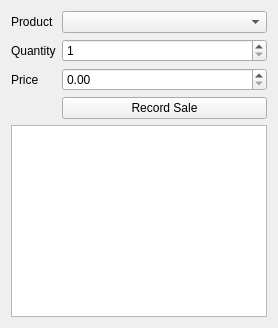
<?xml version="1.0" encoding="UTF-8"?>
<ui version="4.0">
 <class>SalesPage</class>
 <widget class="QWidget" name="SalesPage">
  <layout class="QVBoxLayout" name="verticalLayout">
   <item>
    <layout class="QFormLayout" name="formLayout">
     <item row="0" column="0"><widget class="QLabel" name="labelProduct"><property name="text"><string>Product</string></property></widget></item>
     <item row="0" column="1"><widget class="QComboBox" name="comboProduct"/></item>
     <item row="1" column="0"><widget class="QLabel" name="labelQty"><property name="text"><string>Quantity</string></property></widget></item>
     <item row="1" column="1"><widget class="QSpinBox" name="spinQty"><property name="minimum"><number>1</number></property></widget></item>
     <item row="2" column="0"><widget class="QLabel" name="labelPrice"><property name="text"><string>Price</string></property></widget></item>
     <item row="2" column="1"><widget class="QDoubleSpinBox" name="spinPrice"><property name="maximum"><double>1000000.0</double></property><property name="decimals"><number>2</number></property></widget></item>
     <item row="3" column="1"><widget class="QPushButton" name="btnRecord"><property name="text"><string>Record Sale</string></property></widget></item>
    </layout>
   </item>
   <item>
    <widget class="QTableWidget" name="tableSales"/>
   </item>
  </layout>
 </widget>
 <resources/>
 <connections/>
</ui>
